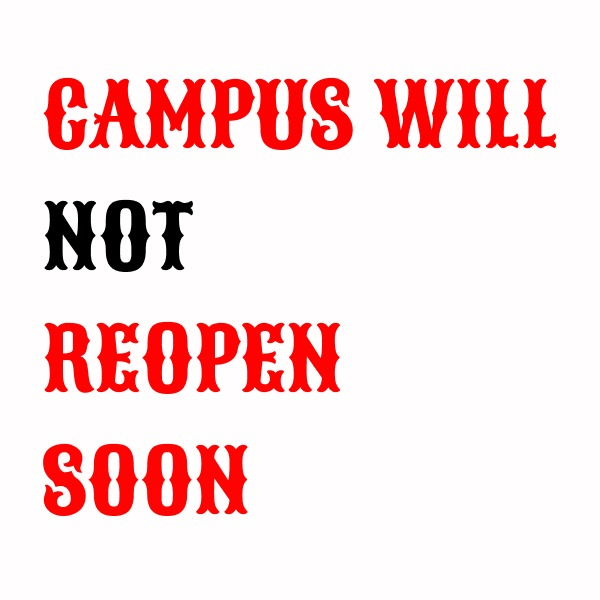
#> input picture Workshop 2 - OpenCV/images/campus.jpeg, 600 x 600 px
$ python masking.py
#> lines starting #> are read from the running program, lines starting #| are printed output that depends on the picture; after the words box and inside, x2 and y2 are one past the last pixel; in counts of white or black regions, pixels touching at a corner belong together
import cv2
import numpy as np

img = cv2.imread('images/campus.jpeg')
#> img is the input picture: shape (600, 600, 3); mean B, G, R 222.6, 221.9, 249.5
cv2.imshow('image', img)

hsv = cv2.cvtColor(img, cv2.COLOR_BGR2HSV)
#> hsv: shape (600, 600, 3); mean H, S, V 134.5, 29.6, 249.6

red_mask = cv2.inRange(hsv, np.array([0, 80, 142]), np.array([179, 255, 255]))
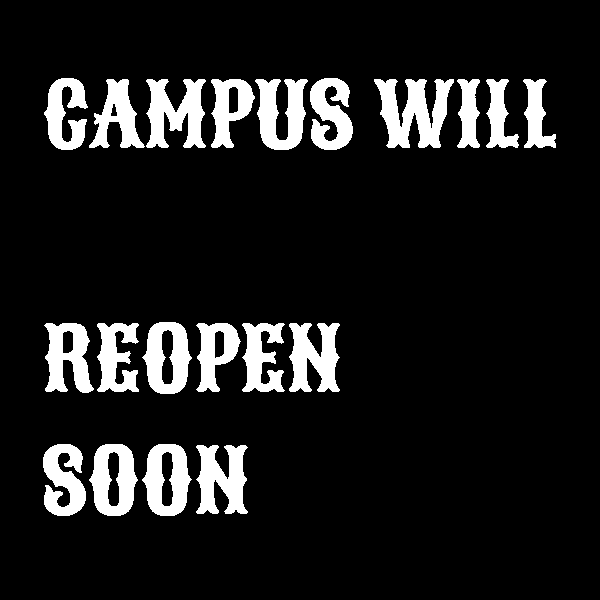
#> red_mask: shape (600, 600); 11.2% white; 20 white regions, largest, box (x1, y1, x2, y2) and area: (374, 79, 454, 148) 3226, (146, 79, 206, 148) 2590, (196, 445, 248, 514) 2409
cv2.imshow('red_mask', red_mask)

red_part = cv2.bitwise_and(img, img, mask = red_mask)
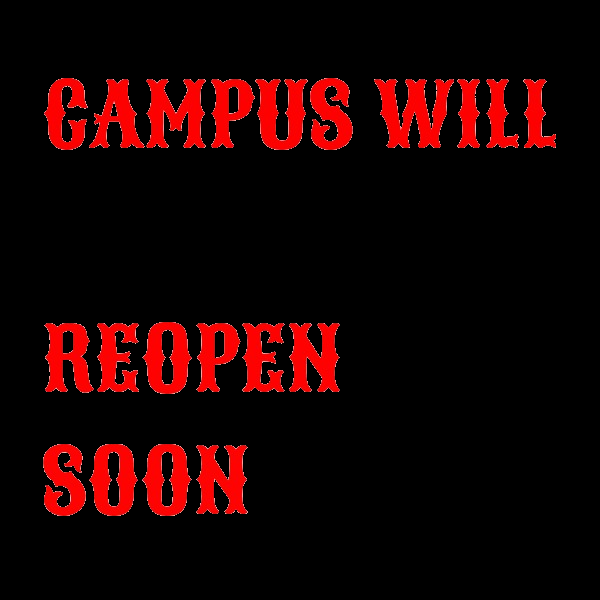
#> red_part: shape (600, 600, 3); mean B, G, R 1.8, 1.8, 27.3
cv2.imshow('red_part', red_part)

cv2.waitKey(0)
cv2.destroyAllWindows()
